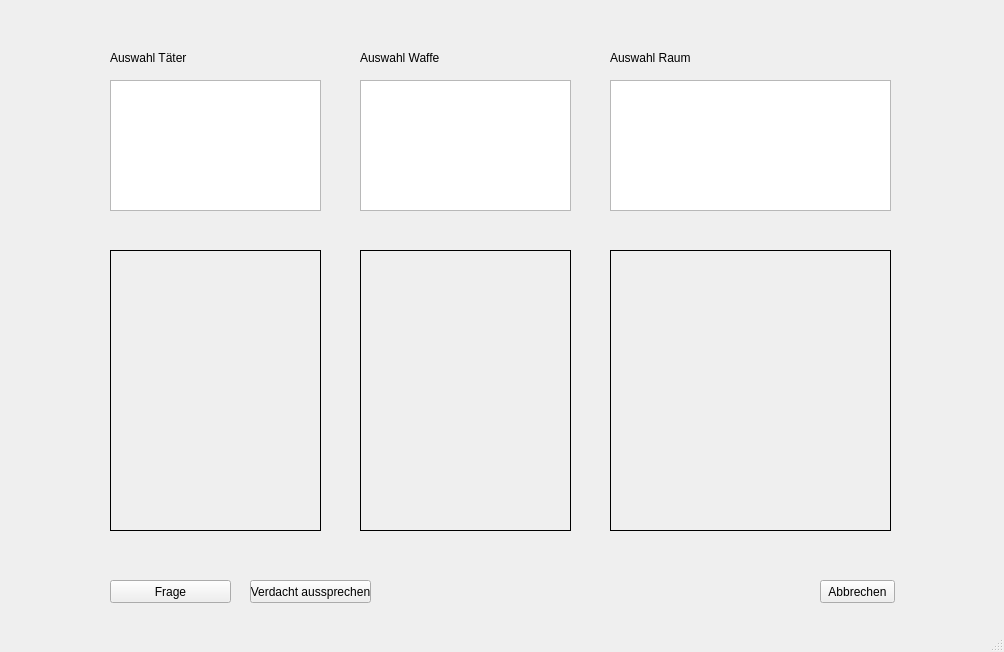
<?xml version="1.0" encoding="UTF-8"?>
<ui version="4.0">
 <class>windowSelectObjects</class>
 <widget class="QMainWindow" name="windowSelectObjects">
  <property name="geometry">
   <rect>
    <x>0</x>
    <y>0</y>
    <width>1004</width>
    <height>652</height>
   </rect>
  </property>
  <property name="windowTitle">
   <string>Select Objects</string>
  </property>
  <widget class="QWidget" name="centralwidget">
   <widget class="QWidget" name="selectionObjectWidget" native="true">
    <property name="geometry">
     <rect>
      <x>60</x>
      <y>50</y>
      <width>891</width>
      <height>511</height>
     </rect>
    </property>
    <widget class="QListWidget" name="listMurder">
     <property name="geometry">
      <rect>
       <x>50</x>
       <y>30</y>
       <width>211</width>
       <height>131</height>
      </rect>
     </property>
     <property name="selectionMode">
      <enum>QAbstractItemView::ExtendedSelection</enum>
     </property>
    </widget>
    <widget class="QLabel" name="imageSelectedMurder">
     <property name="geometry">
      <rect>
       <x>50</x>
       <y>200</y>
       <width>211</width>
       <height>281</height>
      </rect>
     </property>
     <property name="frameShape">
      <enum>QFrame::Box</enum>
     </property>
     <property name="text">
      <string/>
     </property>
     <property name="scaledContents">
      <bool>true</bool>
     </property>
    </widget>
    <widget class="QLabel" name="labelMurderList">
     <property name="geometry">
      <rect>
       <x>50</x>
       <y>0</y>
       <width>81</width>
       <height>16</height>
      </rect>
     </property>
     <property name="text">
      <string>Auswahl Täter</string>
     </property>
    </widget>
    <widget class="QListWidget" name="listWeapon">
     <property name="geometry">
      <rect>
       <x>300</x>
       <y>30</y>
       <width>211</width>
       <height>131</height>
      </rect>
     </property>
     <property name="selectionMode">
      <enum>QAbstractItemView::ExtendedSelection</enum>
     </property>
    </widget>
    <widget class="QLabel" name="labelWeaponList">
     <property name="geometry">
      <rect>
       <x>300</x>
       <y>0</y>
       <width>91</width>
       <height>16</height>
      </rect>
     </property>
     <property name="text">
      <string>Auswahl Waffe</string>
     </property>
    </widget>
    <widget class="QListWidget" name="listRoom">
     <property name="geometry">
      <rect>
       <x>550</x>
       <y>30</y>
       <width>281</width>
       <height>131</height>
      </rect>
     </property>
     <property name="selectionMode">
      <enum>QAbstractItemView::ExtendedSelection</enum>
     </property>
    </widget>
    <widget class="QLabel" name="labelRoomList">
     <property name="geometry">
      <rect>
       <x>550</x>
       <y>0</y>
       <width>81</width>
       <height>16</height>
      </rect>
     </property>
     <property name="text">
      <string>Auswahl Raum</string>
     </property>
    </widget>
    <widget class="QLabel" name="imageSelectedWeapon">
     <property name="geometry">
      <rect>
       <x>300</x>
       <y>200</y>
       <width>211</width>
       <height>281</height>
      </rect>
     </property>
     <property name="frameShape">
      <enum>QFrame::Box</enum>
     </property>
     <property name="text">
      <string/>
     </property>
     <property name="scaledContents">
      <bool>true</bool>
     </property>
    </widget>
    <widget class="QLabel" name="imageSelectedRoom">
     <property name="geometry">
      <rect>
       <x>550</x>
       <y>200</y>
       <width>281</width>
       <height>281</height>
      </rect>
     </property>
     <property name="frameShape">
      <enum>QFrame::Box</enum>
     </property>
     <property name="text">
      <string/>
     </property>
     <property name="scaledContents">
      <bool>true</bool>
     </property>
    </widget>
   </widget>
   <widget class="QPushButton" name="buttonAbort">
    <property name="geometry">
     <rect>
      <x>820</x>
      <y>580</y>
      <width>75</width>
      <height>23</height>
     </rect>
    </property>
    <property name="text">
     <string>Abbrechen</string>
    </property>
   </widget>
   <widget class="QPushButton" name="buttonOk">
    <property name="geometry">
     <rect>
      <x>110</x>
      <y>580</y>
      <width>121</width>
      <height>23</height>
     </rect>
    </property>
    <property name="text">
     <string>Frage</string>
    </property>
   </widget>
   <widget class="QPushButton" name="buttonTellSuspicion">
    <property name="geometry">
     <rect>
      <x>250</x>
      <y>580</y>
      <width>121</width>
      <height>23</height>
     </rect>
    </property>
    <property name="text">
     <string>Verdacht aussprechen</string>
    </property>
   </widget>
  </widget>
  <widget class="QMenuBar" name="menubar">
   <property name="geometry">
    <rect>
     <x>0</x>
     <y>0</y>
     <width>1004</width>
     <height>21</height>
    </rect>
   </property>
  </widget>
  <widget class="QStatusBar" name="statusbar"/>
 </widget>
 <resources/>
 <connections/>
</ui>
